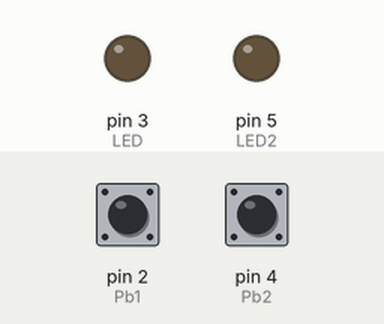
Bench run of a sketch on a simulated Arduino Uno, built with avr-gcc and run on an emulated ATmega328P. Parts: output pins drawn as LEDs (lit = HIGH). The test bench sets the inputs (shaded band); at power-on: pin 2 (Pb1) HIGH, pin 4 (Pb2) HIGH.

Above: at 1.2 s.
1.3 s: pin 2 (Pb1) pulled LOW for 0.15 s
At 2.3 s:
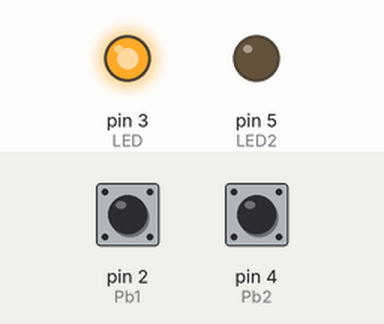
2.9 s: pin 4 (Pb2) pulled LOW for 0.15 s
At 3.5 s:
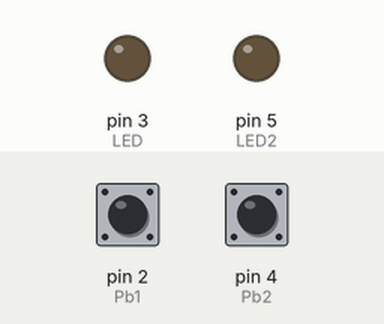
4.5 s: pin 2 (Pb1) pulled LOW for 1 s
At 5.9 s:
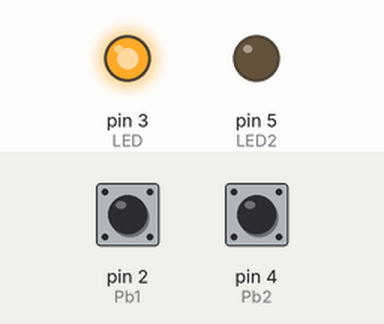
7.0 s: pin 2 (Pb1) driven LOW and pin 4 (Pb2) driven LOW
At 8.1 s:
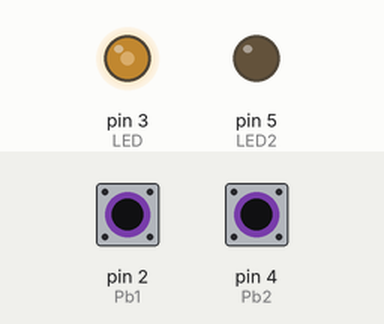
8.5 s: pin 4 (Pb2) driven HIGH
At 10.0 s:
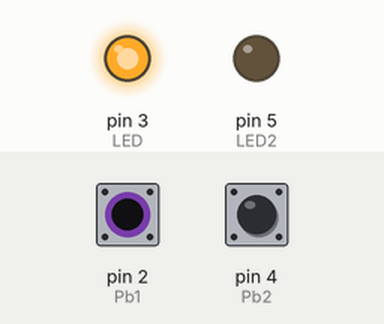
Timing chart, 0 to 11.0 s (numbered marks = the images above; inputs shaded):
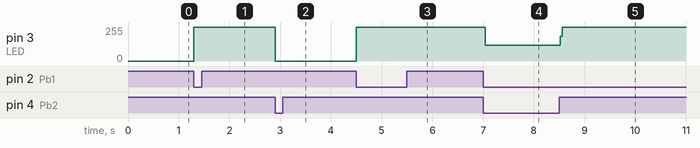

Measured:
- after the input at 1.3 s, pin 3 (LED): 0/255 → 255/255 at once
- after the input at 2.9 s, pin 3 (LED): 255/255 → 0/255 at once
- after the input at 4.5 s, pin 3 (LED): 0/255 → 255/255 at once
- after the input at 7.0 s, pin 3 (LED): 255/255 → 118/255 at once
- after the input at 8.5 s, pin 3 (LED): 118/255 → 255/255 at once

The sketch:

Push_Button.ino
```cpp
int Pb1 = 2;
int Pb2 = 4;
int LED = 3;
int LED2 = 5;
int Pb3 = 6;
void setup() {
  // put your setup code here, to run once:
pinMode (LED,OUTPUT);
pinMode (Pb1,INPUT_PULLUP);
pinMode (Pb2, INPUT_PULLUP);
pinMode (LED2, OUTPUT);
pinMode (Pb3, INPUT_PULLUP);

}

void loop() {
  // put your main code here, to run repeatedly:
  if (digitalRead(Pb1)==LOW)
 {
 digitalWrite (LED,HIGH);
 digitalWrite (LED2,LOW);
 }
 if (digitalRead(Pb2)==LOW)
 {
  digitalWrite (LED,LOW);
  digitalWrite (LED2,LOW);
 }

 }
```
